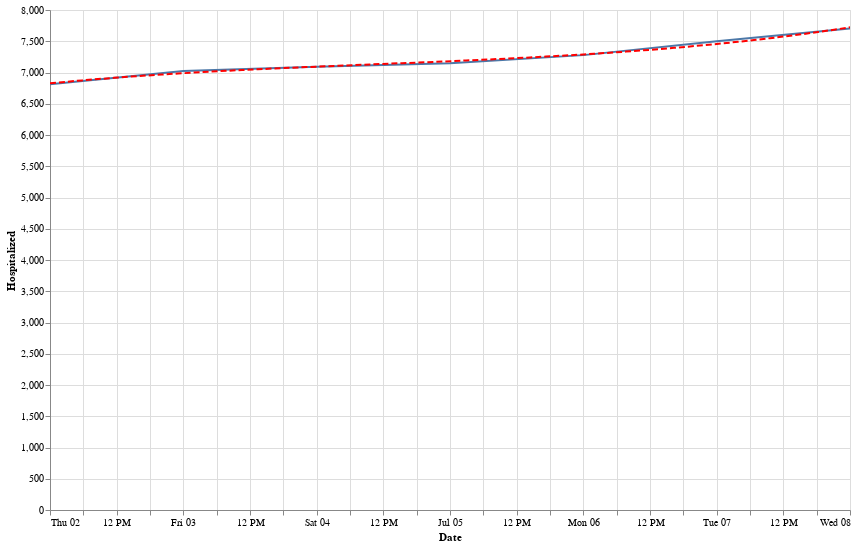

Notebook code for this chart:
### Code cell
state = alt.Chart(data[data['State'] == 'CA'].sort_values('Date').tail(7)).mark_line().encode(
    x='Date:T',
    y='Hospitalized:Q'
)
reg = state.transform_regression("Date", "Hospitalized", method="poly").mark_line(color='red', strokeDash=[6,3])
(state+reg).properties(width=800, height=500).interactive()

### Figure 1 — Vega-Lite specification as saved in the notebook (floating-point values rounded to 4 significant figures)
{"config": {"view": {"continuousWidth": 400, "continuousHeight": 300}}, "layer": [{"mark": "line", "encoding": {"x": {"type": "temporal", "field": "Date"}, "y": {"type": "quantitative", "field": "Hospitalized"}}, "selection": {"selector008": {"type": "interval", "bind": "scales", "encodings": ["x", "y"]}}}, {"mark": {"type": "line", "color": "red", "strokeDash": [6, 3]}, "encoding": {"x": {"type": "temporal", "field": "Date"}, "y": {"type": "quantitative", "field": "Hospitalized"}}, "transform": [{"on": "Date", "regression": "Hospitalized", "method": "poly"}]}], "data": {"name": "data-3aa33cc1938533197eaf2135f3a53a75"}, "height": 500, "width": 800, "$schema": "https://vega.github.io/schema/vega-lite/v4.0.2.json", "datasets": {"data-3aa33cc1938533197eaf2135f3a53a75": [{"State": "CA", "Date": "07-02-2020", "Confirmed": 246600.0, "Deaths": 6265.0, "Recovered": 0.0, "Confirmed_New": 7869.0, "Deaths_New": 96.0, "Recovered_New": 0.0, "Active": 240300.0, "positive": 240200.0, "negative": 4099000.0, "pending": null, "Hospitalized": 6812.0, "hospitalizedCumulative": null, "inIcuCurrently": 1934.0, "inIcuCumulative": null, "onVentilatorCurrently": null, "onVentilatorCumulative": null, "recovered": null, "dataQualityGrade": "B", "lastUpdateEt": "7/2/2020 00:00", "dateModified": "2020-07-02T00:00:00Z", "checkTimeEt": "07/01 20:00", "death": 6163.0, "hospitalized": null, "dateChecked": "2020-07-02T00:00:00Z", "totalTestsViral": 4339000.0, "positiveTestsViral": null, "negativeTestsViral": null, "positiveCasesViral": 240200.0, "deathConfirmed": null, "deathProbable": null, "fips": 6.0, "positiveIncrease": 7538.0, "negativeIncrease": 77000.0, "total": 4339000.0, "totalTestResults": 4339000.0, "totalTestResultsIncrease": 84540.0, "posNeg": 4339000.0, "deathIncrease": 73.0, "hospitalizedIncrease": 0.0, "hash": "5c9d97df9660a00ae406dff9678aa32412861c9d", "commercialScore": 0.0, "negativeRegularScore": 0.0, "negativeScore": 0.0, "positiveScore": 0.0, "score": 0.0, "grade": null}, {"State": "CA", "Date": "07-03-2020", "Confirmed": 250500.0, "Deaths": 6315.0, "Recovered": 0.0, "Confirmed_New": 3964.0, "Deaths_New": 50.0, "Recovered_New": 0.0, "Active": 244200.0, "positive": 248200.0, "negative": 4200000.0, "pending": null, "Hospitalized": 7024.0, "hospitalizedCumulative": null, "inIcuCurrently": 1871.0, "inIcuCumulative": null, "onVentilatorCurrently": null, "onVentilatorCumulative": null, "recovered": null, "dataQualityGrade": "B", "lastUpdateEt": "7/3/2020 00:00", "dateModified": "2020-07-03T00:00:00Z", "checkTimeEt": "07/02 20:00", "death": 6263.0, "hospitalized": null, "dateChecked": "2020-07-03T00:00:00Z", "totalTestsViral": 4448000.0, "positiveTestsViral": null, "negativeTestsViral": null, "positiveCasesViral": 248200.0, "deathConfirmed": null, "deathProbable": null, "fips": 6.0, "positiveIncrease": 8040.0, "negativeIncrease": 101400.0, "total": 4448000.0, "totalTestResults": 4448000.0, "totalTestResultsIncrease": 109500.0, "posNeg": 4448000.0, "deathIncrease": 100.0, "hospitalizedIncrease": 0.0, "hash": "288d9cb57e0d996943af02bf914d2ab40280dee9", "commercialScore": 0.0, "negativeRegularScore": 0.0, "negativeScore": 0.0, "positiveScore": 0.0, "score": 0.0, "grade": null}, {"State": "CA", "Date": "07-04-2020", "Confirmed": 252900.0, "Deaths": 6334.0, "Recovered": 0.0, "Confirmed_New": 2381.0, "Deaths_New": 19.0, "Recovered_New": 0.0, "Active": 246600.0, "positive": 254700.0, "negative": 4298000.0, "pending": null, "Hospitalized": 7092.0, "hospitalizedCumulative": null, "inIcuCurrently": 1888.0, "inIcuCumulative": null, "onVentilatorCurrently": null, "onVentilatorCumulative": null, "recovered": null, "dataQualityGrade": "B", "lastUpdateEt": "7/4/2020 00:00", "dateModified": "2020-07-04T00:00:00Z", "checkTimeEt": "07/03 20:00", "death": 6313.0, "hospitalized": null, "dateChecked": "2020-07-04T00:00:00Z", "totalTestsViral": 4553000.0, "positiveTestsViral": null, "negativeTestsViral": null, "positiveCasesViral": 254700.0, "deathConfirmed": null, "deathProbable": null, "fips": 6.0, "positiveIncrease": 6510.0, "negativeIncrease": 98340.0, "total": 4553000.0, "totalTestResults": 4553000.0, "totalTestResultsIncrease": 104900.0, "posNeg": 4553000.0, "deathIncrease": 50.0, "hospitalizedIncrease": 0.0, "hash": "2149af06e7b68256a3d353aafa37976750920516", "commercialScore": 0.0, "negativeRegularScore": 0.0, "negativeScore": 0.0, "positiveScore": 0.0, "score": 0.0, "grade": null}, {"State": "CA", "Date": "07-05-2020", "Confirmed": 264700.0, "Deaths": 6373.0, "Recovered": 0.0, "Confirmed_New": 11790.0, "Deaths_New": 39.0, "Recovered_New": 0.0, "Active": 258300.0, "positive": 260200.0, "negative": 4420000.0, "pending": null, "Hospitalized": 7149.0, "hospitalizedCumulative": null, "inIcuCurrently": 1907.0, "inIcuCumulative": null, "onVentilatorCurrently": null, "onVentilatorCumulative": null, "recovered": null, "dataQualityGrade": "B", "lastUpdateEt": "7/5/2020 00:00", "dateModified": "2020-07-05T00:00:00Z", "checkTimeEt": "07/04 20:00", "death": 6331.0, "hospitalized": null, "dateChecked": "2020-07-05T00:00:00Z", "totalTestsViral": 4680000.0, "positiveTestsViral": null, "negativeTestsViral": null, "positiveCasesViral": 260200.0, "deathConfirmed": null, "deathProbable": null, "fips": 6.0, "positiveIncrease": 5410.0, "negativeIncrease": 121700.0, "total": 4680000.0, "totalTestResults": 4680000.0, "totalTestResultsIncrease": 127100.0, "posNeg": 4680000.0, "deathIncrease": 18.0, "hospitalizedIncrease": 0.0, "hash": "a37bbeacb77547eda988a962ebdb43bdfe76954d", "commercialScore": 0.0, "negativeRegularScore": 0.0, "negativeScore": 0.0, "positiveScore": 0.0, "score": 0.0, "grade": null}, {"State": "CA", "Date": "07-06-2020", "Confirmed": 271000.0, "Deaths": 6441.0, "Recovered": 0.0, "Confirmed_New": 6354.0, "Deaths_New": 68.0, "Recovered_New": 0.0, "Active": 264600.0, "positive": 271700.0, "negative": 4522000.0, "pending": null, "Hospitalized": 7278.0, "hospitalizedCumulative": null, "inIcuCurrently": 1937.0, "inIcuCumulative": null, "onVentilatorCurrently": null, "onVentilatorCumulative": null, "recovered": null, "dataQualityGrade": "B", "lastUpdateEt": "7/6/2020 00:00", "dateModified": "2020-07-06T00:00:00Z", "checkTimeEt": "07/05 20:00", "death": 6337.0, "hospitalized": null, "dateChecked": "2020-07-06T00:00:00Z", "totalTestsViral": 4793000.0, "positiveTestsViral": null, "negativeTestsViral": null, "positiveCasesViral": 271700.0, "deathConfirmed": null, "deathProbable": null, "fips": 6.0, "positiveIncrease": 11530.0, "negativeIncrease": 101700.0, "total": 4793000.0, "totalTestResults": 4793000.0, "totalTestResultsIncrease": 113200.0, "posNeg": 4793000.0, "deathIncrease": 6.0, "hospitalizedIncrease": 0.0, "hash": "c954e75ad41457f13666ee43673ca235c36136ab", "commercialScore": 0.0, "negativeRegularScore": 0.0, "negativeScore": 0.0, "positiveScore": 0.0, "score": 0.0, "grade": null}, {"State": "CA", "Date": "07-07-2020", "Confirmed": 284000.0, "Deaths": 6573.0, "Recovered": 0.0, "Confirmed_New": 12980.0, "Deaths_New": 132.0, "Recovered_New": 0.0, "Active": 277400.0, "positive": 277800.0, "negative": 4619000.0, "pending": null, "Hospitalized": 7499.0, "hospitalizedCumulative": null, "inIcuCurrently": 1984.0, "inIcuCumulative": null, "onVentilatorCurrently": null, "onVentilatorCumulative": null, "recovered": null, "dataQualityGrade": "B", "lastUpdateEt": "7/7/2020 00:00", "dateModified": "2020-07-07T00:00:00Z", "checkTimeEt": "07/06 20:00", "death": 6448.0, "hospitalized": null, "dateChecked": "2020-07-07T00:00:00Z", "totalTestsViral": 4896000.0, "positiveTestsViral": null, "negativeTestsViral": null, "positiveCasesViral": 277800.0, "deathConfirmed": null, "deathProbable": null, "fips": 6.0, "positiveIncrease": 6090.0, "negativeIncrease": 96930.0, "total": 4896000.0, "totalTestResults": 4896000.0, "totalTestResultsIncrease": 103000.0, "posNeg": 4896000.0, "deathIncrease": 111.0, "hospitalizedIncrease": 0.0, "hash": "bda260afa5a8b8762b2c464b5619cecb3c5358c6", "commercialScore": 0.0, "negativeRegularScore": 0.0, "negativeScore": 0.0, "positiveScore": 0.0, "score": 0.0, "grade": null}, {"State": "CA", "Date": "07-08-2020", "Confirmed": 292600.0, "Deaths": 6718.0, "Recovered": 0.0, "Confirmed_New": 8548.0, "Deaths_New": 145.0, "Recovered_New": 0.0, "Active": 285800.0, "positive": 289500.0, "negative": 4707000.0, "pending": null, "Hospitalized": 7705.0, "hospitalizedCumulative": null, "inIcuCurrently": 1976.0, "inIcuCumulative": null, "onVentilatorCurrently": null, "onVentilatorCumulative": null, "recovered": null, "dataQualityGrade": "B", "lastUpdateEt": "7/8/2020 00:00", "dateModified": "2020-07-08T00:00:00Z", "checkTimeEt": "07/07 20:00", "death": 6562.0, "hospitalized": null, "dateChecked": "2020-07-08T00:00:00Z", "totalTestsViral": 4996000.0, "positiveTestsViral": null, "negativeTestsViral": null, "positiveCasesViral": 289500.0, "deathConfirmed": null, "deathProbable": null, "fips": 6.0, "positiveIncrease": 11690.0, "negativeIncrease": 88110.0, "total": 4996000.0, "totalTestResults": 4996000.0, "totalTestResultsIncrease": 99800.0, "posNeg": 4996000.0, "deathIncrease": 114.0, "hospitalizedIncrease": 0.0, "hash": "3537046bf4188b187fc618317db06c2d9f345e87", "commercialScore": 0.0, "negativeRegularScore": 0.0, "negativeScore": 0.0, "positiveScore": 0.0, "score": 0.0, "grade": null}]}}
